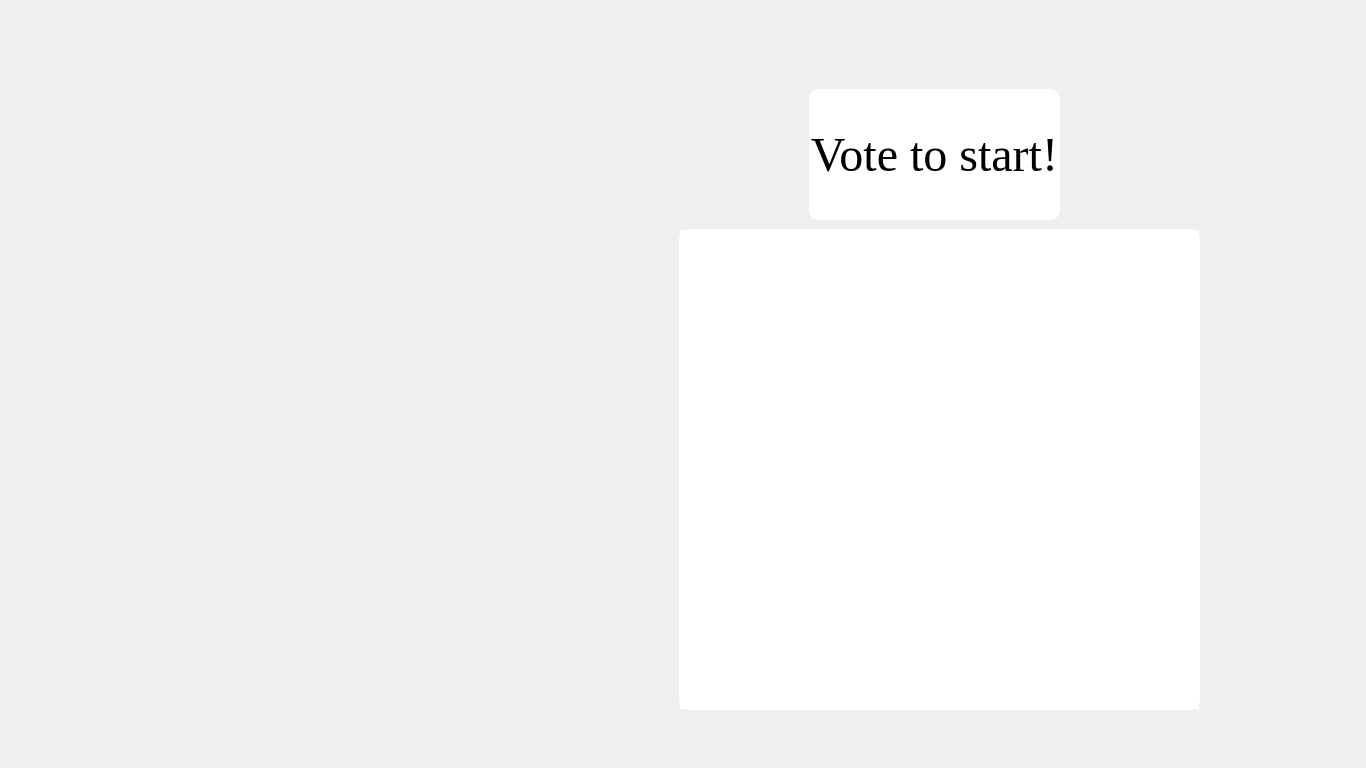
<?xml version="1.0" encoding="UTF-8"?>
<ui version="4.0">
 <class>WaitingRoomClass</class>
 <widget class="QMainWindow" name="WaitingRoomClass">
  <property name="geometry">
   <rect>
    <x>0</x>
    <y>0</y>
    <width>1366</width>
    <height>768</height>
   </rect>
  </property>
  <property name="minimumSize">
   <size>
    <width>1366</width>
    <height>768</height>
   </size>
  </property>
  <property name="maximumSize">
   <size>
    <width>1366</width>
    <height>768</height>
   </size>
  </property>
  <property name="windowTitle">
   <string>WaitingRoom</string>
  </property>
  <property name="styleSheet">
   <string notr="true"/>
  </property>
  <widget class="QWidget" name="centralWidget">
   <widget class="QStackedWidget" name="stackedWidget">
    <property name="geometry">
     <rect>
      <x>-1</x>
      <y>-1</y>
      <width>1371</width>
      <height>771</height>
     </rect>
    </property>
    <property name="styleSheet">
     <string notr="true">border-image:url(:/Triviadorclient/images/background.jpg)</string>
    </property>
    <widget class="QWidget" name="page">
     <widget class="QPushButton" name="vote_pushButton">
      <property name="geometry">
       <rect>
        <x>810</x>
        <y>90</y>
        <width>251</width>
        <height>131</height>
       </rect>
      </property>
      <property name="font">
       <font>
        <family>Times New Roman</family>
        <pointsize>36</pointsize>
       </font>
      </property>
      <property name="styleSheet">
       <string notr="true">#vote_pushButton{

border-image: white;
border-radius: 10px;
background: white;

}</string>
      </property>
      <property name="text">
       <string>Vote to start!</string>
      </property>
     </widget>
     <widget class="QListWidget" name="listWidget">
      <property name="geometry">
       <rect>
        <x>680</x>
        <y>230</y>
        <width>521</width>
        <height>481</height>
       </rect>
      </property>
      <property name="font">
       <font>
        <pointsize>16</pointsize>
       </font>
      </property>
      <property name="styleSheet">
       <string notr="true">#listWidget{

border-image: white;
border: 0.5 solid rgb(255, 255, 255);
border-radius: 10px;

}</string>
      </property>
     </widget>
    </widget>
    <widget class="QWidget" name="page_2"/>
   </widget>
  </widget>
 </widget>
 <layoutdefault spacing="6" margin="11"/>
 <resources>
  <include location="TriviadorClient.qrc"/>
 </resources>
 <connections/>
</ui>
